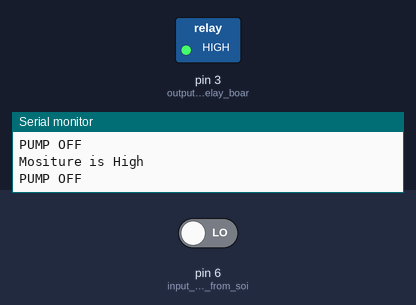
Bench run of a sketch on a simulated Arduino Uno, built with avr-gcc and run on an emulated ATmega328P. Parts: switched loads named in the sketch (green lamp = pin HIGH), the last lines printed to the serial monitor. The inputs (shaded band) are chosen by the test bench; at power-on: pin 6 (input_pin_coming_from_soi) LOW.

Above: at 8.8 s.
8.9 s: pin 6 (input_pin_coming_from_soi) driven HIGH
At 12.5 s:
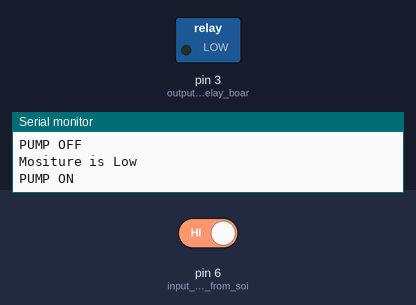
13.9 s: pin 6 (input_pin_coming_from_soi) driven LOW
At 16.7 s:
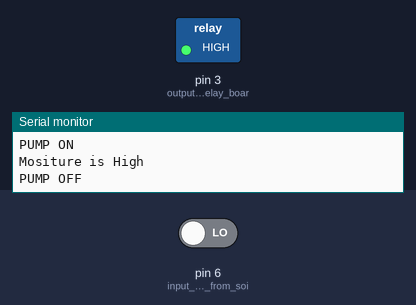
Timing chart, 0 to 18.2 s (numbered marks = the images above; inputs shaded):
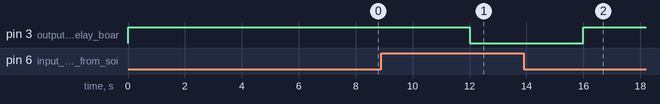

Measured:
- after the input at 8.9 s, pin 3 (output_pin_for_relay_boar): HIGH → LOW after 3.1 s
- after the input at 13.9 s, pin 3 (output_pin_for_relay_boar): LOW → HIGH after 2.1 s

The sketch:

SGP_CODE.ino
```cpp
int water;                 //random variable
void setup() {
Serial.begin(9600);

pinMode(3,OUTPUT);                   //output pin for relay board, this will sent signal to the relay
pinMode(6,INPUT);          //input pin coming from soil sensor

}void loop() {
water = digitalRead(6);              // reading the coming signal from the soil sensor

if(water == HIGH)                   // if water level is full then cut the relay
{
 Serial.println("Mositure is Low");
 Serial.println("PUMP ON");
digitalWrite(3,LOW);               // low is to cut the relay
}

else
{
 Serial.println("Mositure is High");
 Serial.println("PUMP OFF");
digitalWrite(3,HIGH);            //high to continue proving signal and water supply
}

delay(4000);
}
```
